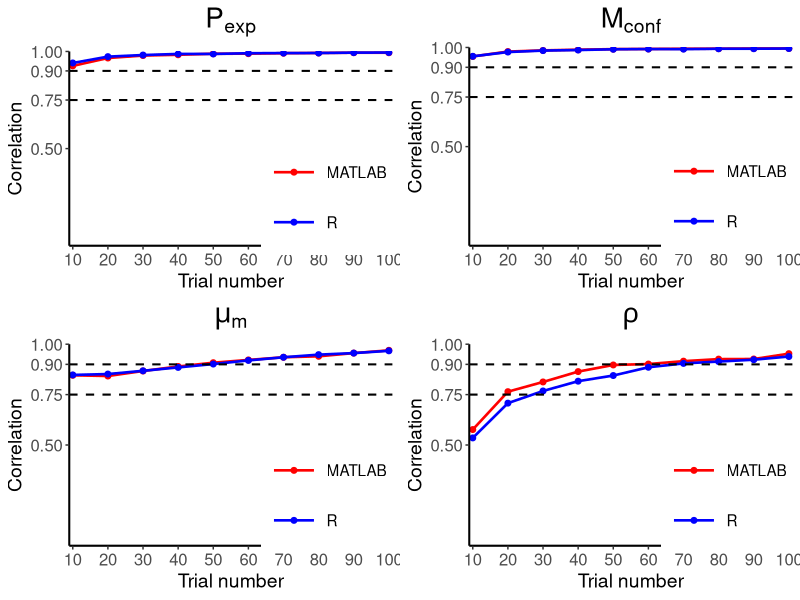

Generate this figure with R:
# Laden der Bibliotheken
library(readxl)
library(ggplot2)
library(gridExtra)

# Funktion zur Erstellung eines Plots
create_plot <- function(data_R, data_M, title) {
  plot <- ggplot() +
    geom_line(data = data_M, aes(x = `Trial number`, y = `Correlation`, color = 'MATLAB'), size = 0.9) +
    geom_point(data = data_M, aes(x = `Trial number`, y = `Correlation`, color = 'MATLAB'), size = 1.7) +
    geom_line(data = data_R, aes(x = `Trial number`, y = `Correlation`, color = 'R'), size = 0.9) +
    geom_point(data = data_R, aes(x = `Trial number`, y = `Correlation`, color = 'R'), size = 1.7) +
    scale_x_continuous(name = 'Trial number', breaks = seq(10, 100, by = 10), limits = c(10, 100), expand = c(0, 1)) +
    scale_y_continuous(name = 'Correlation', breaks = c(0.5, 0.75, 0.9, 1), limits = c(0, 1), expand = c(0, 0)) +
    geom_hline(yintercept = c(0.75, 0.9), linetype = 'dashed', size = 0.7) +
    ggtitle(title) +
    annotate('text', x = 5, y = 1.1, label = 'a)', size = 4, hjust = 0, vjust = 1, color = 'black') +
    theme_bw() +
    theme(axis.text = element_text(size = 12),
          axis.title = element_text(size = 14),
          panel.grid.major = element_blank(),
          panel.grid.minor = element_blank(),
          panel.border = element_blank(),
          axis.line = element_line(colour = 'black', size = 0.7),
          plot.title = element_text(size = 20, hjust = 0.5),
          legend.position = c(0.8, 0.25), # Anpassung der Legendenposition auf oben rechts
          legend.key.size = unit(2.5, 'lines'),
          legend.text = element_text(size = 11)) +
    scale_color_manual(name = NULL, values = c('MATLAB' = 'red', 'R' = 'blue')) +
    guides(color = guide_legend())
  return(plot)
}

# Einlesen der zusätzlichen Excel-Dateien
daten_Pexp_R <- read_excel('./parameter_recovery/R_correlation_data/Pexp_Parameter_Recovery.xlsx')
daten_Mconf_R <- read_excel('./parameter_recovery/R_correlation_data/Mconf_Parameter_Recovery.xlsx')
daten_mu_m_R <- read_excel('./parameter_recovery/R_correlation_data/mu_m_Parameter_Recovery.xlsx')
daten_rho_R <- read_excel('./parameter_recovery/R_correlation_data/rho_Parameter_Recovery.xlsx')

daten_Pexp_M <- read_excel('./parameter_recovery/MATLAB_correlation_data/Pexp_Parameter_Recovery_M.xlsx')
daten_Mconf_M <- read_excel('./parameter_recovery/MATLAB_correlation_data/Mconf_Parameter_Recovery_M.xlsx')
daten_mu_m_M <- read_excel('./parameter_recovery/MATLAB_correlation_data/mu_m_Parameter_Recovery_M.xlsx')
daten_rho_M <- read_excel('./parameter_recovery/MATLAB_correlation_data/rho_Parameter_Recovery_M.xlsx')

# Erstellung der Plots
plot_Pexp <- create_plot(data_R = daten_Pexp_R, data_M = daten_Pexp_M, title = expression(P[exp]))
plot_Mconf <- create_plot(data_R = daten_Mconf_R, data_M = daten_Mconf_M, title = expression(M[conf]))
plot_mu_m <- create_plot(data_R = daten_mu_m_R, data_M = daten_mu_m_M, title = bquote(mu[m]))
plot_rho <- create_plot(data_R = daten_rho_R, data_M = daten_rho_M, title = bquote(rho))

# Zusammenfügen der Plots
plots <- list(plot_Pexp, plot_Mconf, plot_mu_m, plot_rho)

# Anordnen der Plots
gtable <- grid.arrange(grobs = plots, ncol = 2, nrow = 2, padding = unit(5, 'in'))

# Speichern der Plots
ggsave(
  file = 'Results_ParamRec.png',
  plot = gtable,
  width = 13,
  height = 8,
  units = 'in',
  dpi = 300
)
